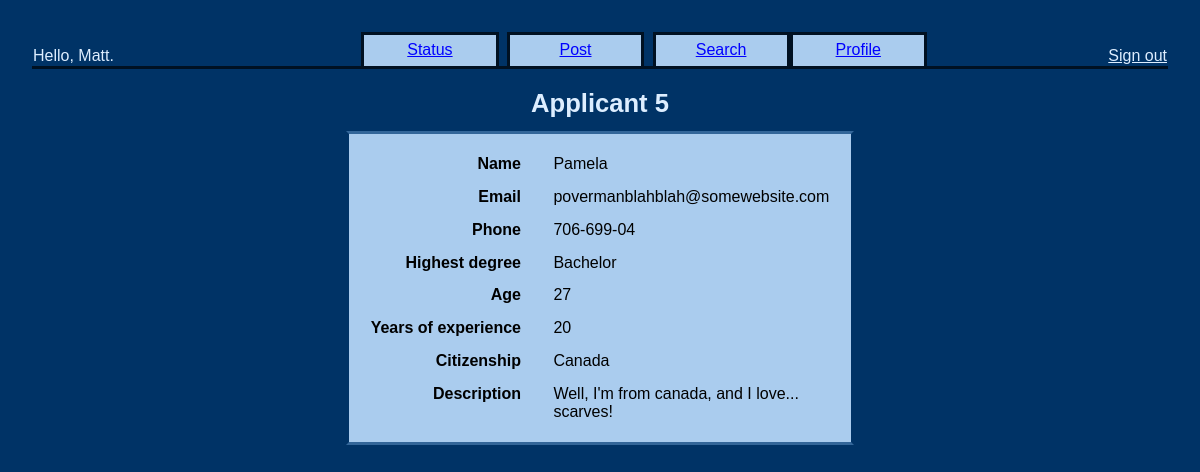
The app's page /view_applicant.php?applicant_id=5 (signed in) with its own data.
### tables this page shows
CREATE TABLE `CUSTOMER` (
  `USER_ID` int(11) NOT NULL auto_increment,
  `PASSWORD` varchar(32) NOT NULL,
  `EMAIL` varchar(220) NOT NULL,
  `NAME` varchar(255) NOT NULL,
  PRIMARY KEY  (`USER_ID`)
);

CREATE TABLE `APPLICANT` (
  `USER_ID` int(11) NOT NULL,
  `PHONE` char(10) default NULL,
  `HIGHEST_DEGREE` int(11) default NULL,
  `YEARS_EXPERIENCE` int(11) default NULL,
  `CITIZENSHIP` int(11) default NULL,
  `BIRTH_YEAR` int(11) default NULL,
  `DESCRIPTION` varchar(500) default NULL,
  PRIMARY KEY  (`USER_ID`),
  KEY `CITIZENSHIP` (`CITIZENSHIP`),
  KEY `HIGHEST_DEGREE` (`HIGHEST_DEGREE`)
);

### www/db.php (called while the page is built, shortened)
<?php
class Database {
    private $dblink;
    function __construct() {
        $host = "localhost";
        $user = "CareerWorks";
        $pass = "pineapple";
        $db_name = "CareerWorks";
        $dblink = @mysql_connect($host, $user, $pass);
        $this->dblink = $dblink;
    }
    private function doQuery($query) {
        $result = mysql_query($query, $this->dblink);
        return $result;
    }
    private function get_lookup_table($table) {
        $result = $this->doQuery(sprintf("
              SELECT  ID,
                      NAME
                FROM  %s LU
            ORDER BY  ID ASC",
            $table
        ));
        $arr = array();
        while ($row = mysql_fetch_assoc($result)) {
            $arr[$row['ID']] = $row['NAME'];
        }
        return $arr;
    }
    public function lookup_citizenship() {
        return $this->get_lookup_table("CITIZENSHIP_LU");
    }
    public function lookup_degree() {
        return $this->get_lookup_table("DEGREE_LU");
    }
    public function get_customer_name($user_id) {
        $result = $this->doQuery(sprintf("
              SELECT  C.NAME
                FROM  CUSTOMER C
               WHERE  C.USER_ID = '%s';",
            mysql_real_escape_string($user_id)
        ));
        $row = mysql_fetch_assoc($result);
        return $row['NAME'];
    }
    public function get_applicant($applicant_id) {
        $result = $this->doQuery(sprintf("
              SELECT  C.NAME,
                      C.EMAIL,
                      A.PHONE,
                      A.HIGHEST_DEGREE,
                      A.YEARS_EXPERIENCE,
                      A.CITIZENSHIP,
                      A.BIRTH_YEAR,
                      A.DESCRIPTION
                FROM  APPLICANT A,
                      CUSTOMER C
               WHERE  A.USER_ID = C.USER_ID
                 AND  A.USER_ID = '%s';",
            mysql_real_escape_string($applicant_id)
        ));
        $row = mysql_fetch_assoc($result);
        $applicant = array(
            'name' => $row['NAME'],
            'email' => $row['EMAIL'],
            'phone' => $row['PHONE'],
            'degree' => $row['HIGHEST_DEGREE'],
            'experience' => $row['YEARS_EXPERIENCE'],
            'citizenship' => $row['CITIZENSHIP'],
            'birth' => $row['BIRTH_YEAR'],
            'description' => $row['DESCRIPTION']
        );
        return $applicant;
    }
}
?>

### www/lib.php (called while the page is built, shortened)
<?
require_once('db.php');
$db = new Database();
?>

### www/view_applicant.php (the view, shortened to what this page needs)
<?
require_once('lib.php');
$applicant = $db->get_applicant($applicant_id);
$lookup_degree = $db->lookup_degree();
$lookup_citizenship = $db->lookup_citizenship();
?>
<!DOCTYPE HTML PUBLIC "-//W3C//DTD HTML 4.01//EN" "http://www.w3.org/TR/html4/strict.dtd">
<html>
  <head>
    <link rel="stylesheet" href="style.css" type="text/css"/>
  </head>
  <body>
    <? include('recruiter_header.php'); ?>
    <h1>Applicant <? echo $applicant_id; ?></h1>
    <table class="box infobox">
      <tr>
        <th>Name</th>
        <td><? echo $applicant['name']; ?></td>
      </tr>
      <tr>
        <th>Email</th>
        <td><? echo $applicant['email'] ?></td>
      </tr>
      <tr>
        <th>Phone</th>
        <td><? echo $applicant['phone']
                    ? $applicant['phone']
                    : '-'; ?></td>
      </tr>
      <tr>
        <th>Highest degree</th>
        <td><? echo $applicant['degree']
                    ? $lookup_degree[$applicant['degree']]
                    : '-'; ?></td>
      </tr>
      <tr>
        <th>Age</th>
        <td><? echo $applicant['birth']
                    ? date('Y') - $applicant['birth']
                    : '-'; ?></td>
      </tr>
      <tr>
        <th>Years of experience</th>
        <td><? echo $applicant['experience']
                    ? $applicant['experience']
                    : '-'; ?></td>
      </tr>
      <tr>
        <th>Citizenship</th>
        <td><? echo $applicant['citizenship']
                    ? $lookup_citizenship[$applicant['citizenship']]
                    : '-'; ?></td>
      </tr>
      <tr>
        <th>Description</th>
        <td style="width: 15em;">
          <? echo $applicant['description']
                  ? $applicant['description']
                  : '-'; ?>
        </td>
      </tr>
    </table>
  </body>
</html>

### www/recruiter_header.php
<? require_once('lib.php'); ?>
<table class="header" cellspacing="0">
  <tr>
    <td class="hello">
      Hello, <? echo $db->get_customer_name($_SESSION['user_id']); ?>.
    </td>
    <td class="tab<? if ($tab == 'status') { echo 'Selected'; } ?>">
      <a href="recruiter_status.php">Status</a>
    </td>
    <td class="tabSpace">
    </td>
    <td class="tab<? if ($tab == 'post') { echo 'Selected'; } ?>">
      <a href="post_job.php">Post</a>
    </td>
    <td class="tabSpace">
    </td>
    <td class="tab<? if ($tab == 'search') { echo 'Selected'; } ?>">
      <a href="applicant_search.php">Search</a>
    </td>
    <td class="tab<? if ($tab == 'profile') { echo 'Selected'; } ?>">
      <a href="recruiter_profile.php">Profile</a>
    </td>
    <td class="signOut">
      <a href="sign_out.php">Sign out</a>
    </td>
  </tr>
</table>

### www/style.css (style rules this page uses)
body, div, td, span, h1, h2, h3, h4, h5, h6 { font-family: sans-serif; }
a { color: blue; }
html { margin: 0; padding: 0; }
body { background-color: #036; margin: 0; padding: 2em; text-align: center; }
td, th { text-align: left; vertical-align: top; }
h1 { text-align: center; font-size: 1.6em; margin: .8em 0 0 0; color: #def; }
.box { border-width: .2em; border-color: #369 #036 #369 #036; border-style: solid; background-color: #ace; padding: .8em; }
.box td, .box th { padding: .4em; text-align: left; vertical-align: top; }
table.box { margin: .8em auto 0 auto; }
.infobox th { text-align: right; padding-right: 1.5em; }
.header { width: 100%; border-style: solid; border-color: #012; border-width: 0 0 .2em 0; }
.header .hello { text-align: left; vertical-align: bottom; color: #def; }
.header .signOut a { color: #def; }
.header .signOut { text-align: right; vertical-align: bottom; }
.header .tab, .header .tabSelected { text-align: center; vertical-align: middle; width: 8em; border-style: solid; border-color: #012; border-width: .2em .2em 0 .2em; background-color: #ace; padding: .4em .1em .4em .1em; }
.header .tabSpace { width: .4em; }

### records on screen
customer: NAME "Matt"
applicant: USER_ID.NAME "Pamela", USER_ID.EMAIL "povermanblahblah@somewebsite.com", PHONE "706-699-04", YEARS_EXPERIENCE "20", CITIZENSHIP "Canada", DESCRIPTION "Well, I'm from canada, and I love... scarves!"

### other values on screen
$applicant_id "5"
$lookup_degree[$applicant['degree']] "Bachelor"
